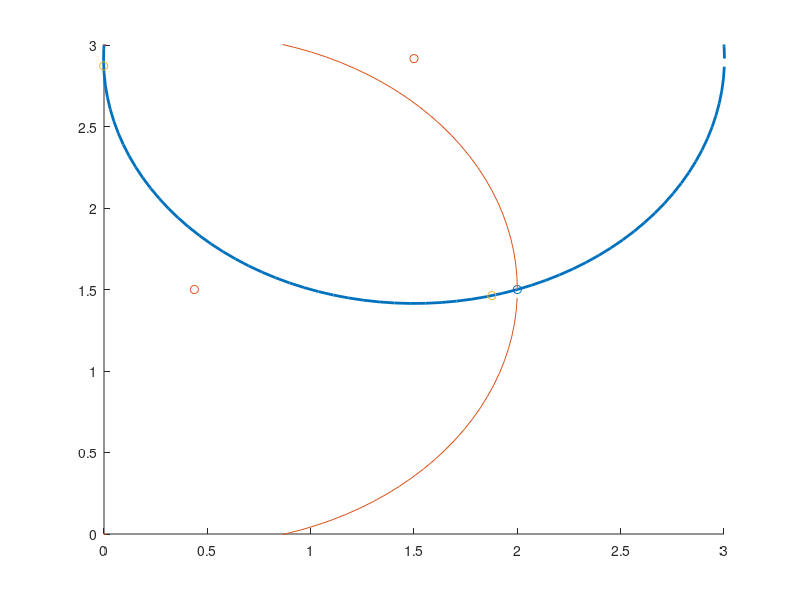

The MATLAB script that drew this image:
clear all
close all

x=2.0;
y=1.5;

% North part
phi = atan2(3-y,-x) - atan2(3-y, 3-x);
sidex = 3;
sidey = 3;
x1 = sidex/2;
r0 = x1/sin(phi);
y1 = sidey - x1/tan(phi);
P0 = [x1 y1];

% West part
theta = (atan2(-y,-x) + 2*pi) - atan2(3-y,-x);
sidex = 3;
sidey = 3;
y2 = sidey/2;
r1 = y2/sin(theta);
x2 = y2/tan(theta);
P1 = [x2 y2];


d = sqrt((x1-x2)^2 + (y1-y2)^2);

if (d > (r0 + r1))
	disp('circles are separate');
end
if (d < abs(r0 - r1))
	disp('one circle is inside the other');
end
if ((d==0) && (r0=r1))
	disp('circles coincide');
end

a = (-r0^2 + r1^2 + d^2)/(2*d);
h = sqrt(r0^2 - a^2)

v=(P1-P0)/d;
u=[v(2) -v(1)];
P2 = P0 + a*v + h*u
P3 = P0 + a*v - h*u

scatter(x, y, 'g.')
hold on
axis([0 3 0 3])
scatter([P0(1) P1(1)], [P0(2) P1(2)], 'rx')
plot(P0(1)+cos([0:0.05:2*pi])*r0, P0(2)+sin([0:0.05:2*pi])*r0, 'LineWidth', 2)
plot(P1(1)+cos([0:0.05:2*pi])*r1, P1(2)+sin([0:0.05:2*pi])*r1)
scatter([P2(1) P3(1)], [P2(2) P3(2)], 'r+')
hold off
